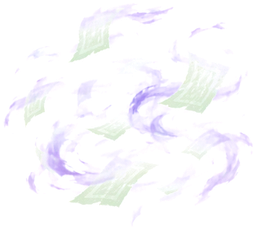
#> input picture dev/art/patrol/fx_gold.png, 256 x 230 px
$ python slice9.py patrol/fx_gold.png
#> lines starting #> are read from the running program, lines starting #| are printed output that depends on the picture; after the words box and inside, x2 and y2 are one past the last pixel; in counts of white or black regions, pixels touching at a corner belong together
# 用法：python3 slice9.py <raw webp> <名稱1..9>  —— 3x3 分件圖，依透明區塊歸到格子，裁出每一件（'-' 跳過）
import sys
from PIL import Image
import numpy as np
from scipy import ndimage
src, names = sys.argv[1], sys.argv[2:]
im = Image.open(src).convert('RGBA'); W, H = im.size; arr = np.array(im); a = arr[:, :, 3]
#> further down, im is the input picture: PIL image 256x230 RGBA; mean R, G, B, A 94, 87.2, 103.4, 28
#> after `W, H = im.size`: W = 256; H = 230
#> after `a = arr[:, :, 3]`:
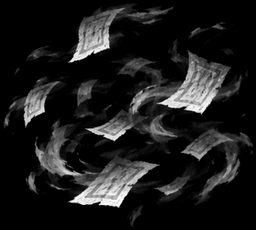
#> a: shape (230, 256); min 0, max 255, mean 28
mask = a > 24
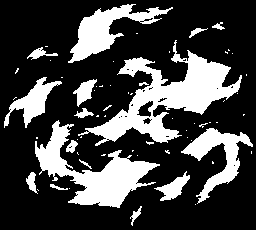
#> mask: shape (230, 256) bool; 26.6% white; 63 white regions (46 under 20 px), largest, box (x1, y1, x2, y2) and area: (78, 40, 242, 146) 5470, (35, 120, 160, 208) 3779, (68, 4, 173, 63) 2049
lab, n = ndimage.label(mask)
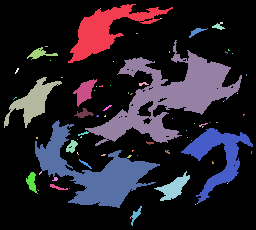
#> lab: shape (230, 256) int32; 86 distinct labels, from 0 to 85; one colour per label, 0 black
#> n = 85
sizes = ndimage.sum(mask, lab, range(1, n + 1))
#> sizes = 85 values, max 5448 at index 8, min 1 at index 1, mean 184.4
cells = {i: [] for i in range(9)}
for i, s in enumerate(sizes, 1):
    if s < 80: continue
    ys, xs = np.where(lab == i)
    c = min(2, int(xs.mean() / (W / 3))) + 3 * min(2, int(ys.mean() / (H / 3)))
    cells[c].append(i)
#> this loop made 85 passes
#> s on passes 2, 3, 4, 5, 6, 7, 8, 10, 12, 13, 14, 15: 1, 2, 6, 43, 65, 1, 2, 3, 3, 2, 5, 1
#> (s, c) on passes 1, 9, 11, 22, 24, 40: (2046, 1), (5448, 4), (146, 0), (991, 3), (313, 3), (93, 3)
for c, nm in enumerate(names):
    if nm == '-' or not cells[c]: continue
    big = max(sizes[i - 1] for i in cells[c])
    keep = [i for i in cells[c] if sizes[i - 1] > big * 0.01]
    km = np.isin(lab, keep); km = ndimage.binary_dilation(km, iterations=2)
    ys, xs = np.where(km); y0, y1, x0, x1 = ys.min(), ys.max(), xs.min(), xs.max()
    out = arr[y0:y1 + 1, x0:x1 + 1].copy(); out[:, :, 3] = np.where(km[y0:y1 + 1, x0:x1 + 1], out[:, :, 3], 0)
    Image.fromarray(out).save(f'/home/claude/gb/art/cut/{nm}.png'); print(nm, out.shape[1], out.shape[0])
